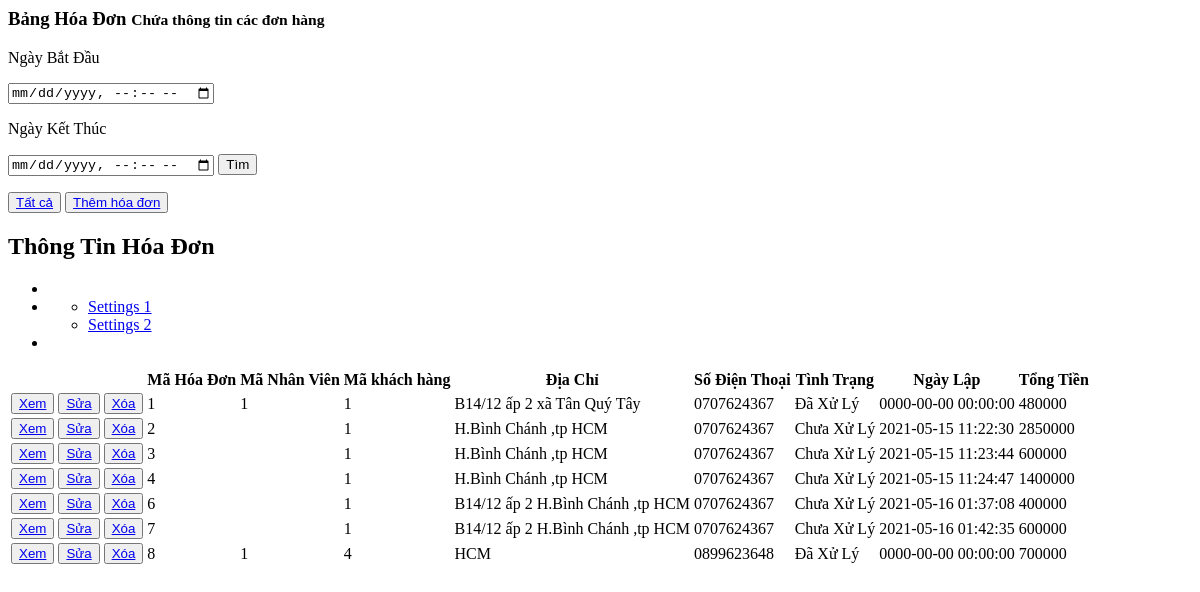
Page /admin/dashboard/manage_order.php on the earlier database version.
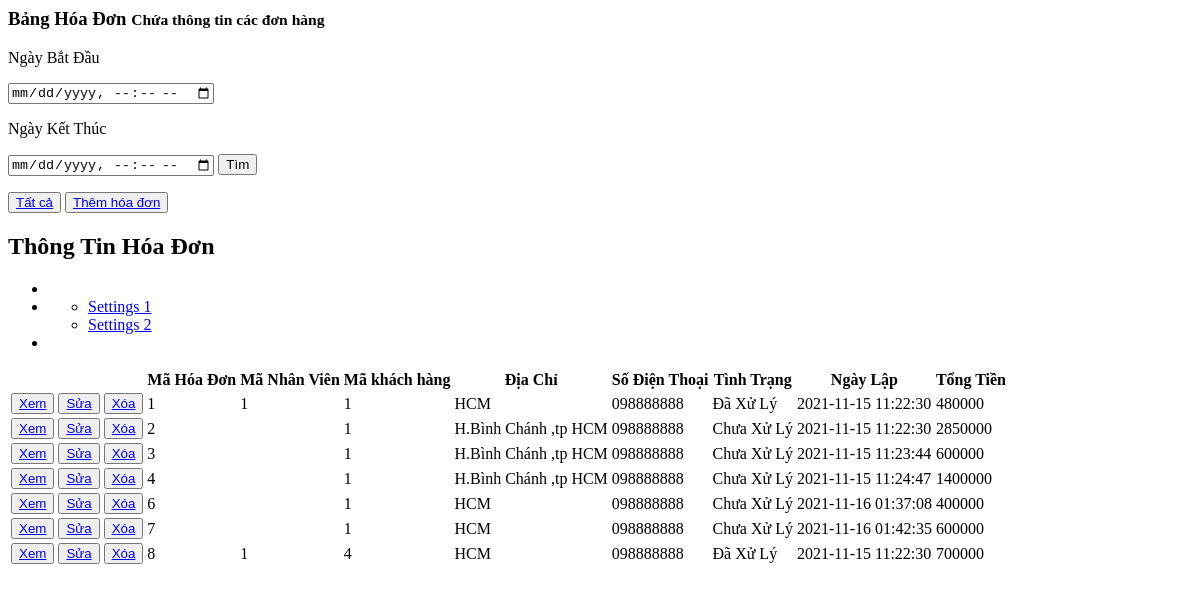
Same page on the later database version.
### tables this page shows
CREATE TABLE `hoadon` (
  `MA_HD` int(10) UNSIGNED NOT NULL,
  `MA_NV` int(10) UNSIGNED DEFAULT NULL,
  `MA_KH` int(10) UNSIGNED NOT NULL,
  `DIA_CHI` text NOT NULL,
  `SODIENTHOAI` varchar(10) NOT NULL,
  `TINH_TRANG` tinyint(1) DEFAULT NULL,
  `TONG_TIEN` float NOT NULL,
  `NGAY_LAP` datetime NOT NULL
);

### admin/dashboard/manage_order.php (the view, shortened to what the changed rows need)
<?php
    $con = mysqli_connect("localhost", "root", "", "doanweb2");
    $title_left = '<div class="title_left">
                      <h3>Bảng Hóa Đơn <small>Chứa thông tin các đơn hàng</small></h3>
                  </div>';
    $thead = '<thead>
                <tr>
                  <th></th>
                  <th>Mã Hóa Đơn<a  class="fa fa-chevron-up" aria-hidden="true" href="index.php?manage=orders&sort=up&stt=MA_HD"></a><a class="fa fa-chevron-down" aria-hidden="true" href="index.php?manage=orders&sort=down&stt=MA_HD"></a></th>
                  <th>Mã Nhân Viên<a class="fa fa-chevron-up" aria-hidden="true" href="index.php?manage=orders&sort=up&stt=MA_NV"></a><a class="fa fa-chevron-down" aria-hidden="true" href="index.php?manage=orders&sort=down&stt=MA_NV"></a></th>
                  <th>Mã khách hàng<a class="fa fa-chevron-up" aria-hidden="true" href="index.php?manage=orders&sort=up&stt=MA_KH"></a><a class="fa fa-chevron-down" aria-hidden="true" href="index.php?manage=orders&sort=down&stt=MA_KH"></a></th>
                  <th>Địa Chỉ<a class="fa fa-chevron-up" aria-hidden="true" href="index.php?manage=orders&sort=up&stt=DIA_CHI"></a><a class="fa fa-chevron-down" aria-hidden="true" href="index.php?manage=orders&sort=down&stt=DIA_CHI"></a></th>
                  <th>Số Điện Thoại<a class="fa fa-chevron-up" aria-hidden="true" href="index.php?manage=orders&sort=up&stt=SODIENTHOAI"></a><a class="fa fa-chevron-down" aria-hidden="true" href="index.php?manage=orders&sort=down&stt=SODIENTHOAI"></a></th>
                  <th>Tình Trạng<a class="fa fa-chevron-up" aria-hidden="true" href="index.php?manage=orders&sort=up&stt=TINH_TRANG"></a><a class="fa fa-chevron-down" aria-hidden="true" href="index.php?manage=orders&sort=down&stt=TINH_TRANG"></a></th>
                  <th>Ngày Lập<a class="fa fa-chevron-up" aria-hidden="true" href="index.php?manage=orders&sort=up&stt=NGAY_LAP"></a><a class="fa fa-chevron-down" aria-hidden="true" href="index.php?manage=orders&sort=down&stt=NGAY_LAP"></a></th>
                  <th>Tổng Tiền<a class="fa fa-chevron-up" aria-hidden="true" href="index.php?manage=orders&sort=up&stt=TONG_TIEN"></a><a class="fa fa-chevron-down" aria-hidden="true" href="index.php?manage=orders&sort=down&stt=TONG_TIEN"></a></th>
                </tr>
              </thead>';
    $tr='';
    if (isset($_GET['ngaybatdau']) && isset($_GET['ngayketthuc'])) {
        $Timestart = $_GET['ngaybatdau'];
        $Timesend = $_GET['ngayketthuc'];
        $sql = "SELECT * FROM hoadon WHERE NGAY_LAP BETWEEN '$Timestart' AND '$Timesend'";
        mysqli_query($con, "SET NAMES 'utf8");
        $result = mysqli_query($con, $sql);
        if ($result->num_rows > 0) {
            while ($row = $result->fetch_assoc()) {
                $trangthai = '';
                if ($row["TINH_TRANG"] == '1') {
                    $trangthai = 'Đã Xử Lý';
                } else if ($row["TINH_TRANG"] == '0') {
                    $trangthai = 'Chưa Xử Lý';
                }
                $tr .= '<tr><td>
                <button id="open-update-PN" class="btn btn-success">
                    <a href="index.php?manage=orders&chitiet=true&mahd=' . $row["MA_HD"] . '&tt='. $row["TINH_TRANG"] .'">Xem</a>
                </button>
                <button id="open-update-PN" class="btn btn-warning">
                    <a href="SuaHoaDon.php?mahd=' . $row["MA_HD"] .
                    '&manv=' . $row["MA_NV"] .
                    '&makh=' . $row["MA_KH"] .
                    '&dc=' . $row["DIA_CHI"] .
                    '&sdt=' . $row["SODIENTHOAI"] .
                    '&tt=' . $row["TINH_TRANG"] .
                    '&tien=' . $row["TONG_TIEN"] .
                    '&ngaylap=' . $row["NGAY_LAP"] .'">Sửa' .
                    '</a>
                </button>
                <button id="open-update-PN" class="btn btn-danger">
                    <a href="index.php?manage=orders&xoa=true&mahd='. $row["MA_HD"] .
                    '&tt=' . $row["TINH_TRANG"] . '">Xóa' .
                    '</a>
                </button>
                </td><td>' . $row["MA_HD"] .
                '</td><td>' . $row["MA_NV"] .
                '</td><td>' . $row["MA_KH"] .
                '</td><td>' . $row["DIA_CHI"] .
                '</td><td>' . $row["SODIENTHOAI"] .
                '</td><td>' . $trangthai .
                '</td><td>' . $row["NGAY_LAP"] .
                '</td>';
                $sum=0;
                $MAHD=$row["MA_HD"];
                $sql2 = "SELECT SUM(THANH_TIEN) AS TONG FROM chitiethoadon WHERE MA_HD='$MAHD'";
                $result2 = mysqli_query($con, $sql2);
                    if ($result2->num_rows > 0) {
                        while ($row = $result2->fetch_assoc()) {
                            $sum += $row["TONG"];
                        }
                    }
                $tr.='<td>' . $sum .
                '</td></tr>';
                $sql2="UPDATE hoadon SET TONG_TIEN ='$sum' WHERE MA_HD = '$MAHD'";
                mysqli_query($con, $sql2);
            }
        } else {
        echo "0 results";
        }
    } else if (!isset($_GET['sort']) && !isset($_GET['stt']) || isset($_GET['show'])) {
        $sql = "select * from hoadon";
        mysqli_query($con, "SET NAMES 'utf8");
        $result = mysqli_query($con, $sql);
        if ($result->num_rows > 0) {
            while ($row = $result->fetch_assoc()) {
                $trangthai = '';
                if ($row["TINH_TRANG"] == '1') {
                    $trangthai = 'Đã Xử Lý';
                } else if ($row["TINH_TRANG"] == '0') {
                    $trangthai = 'Chưa Xử Lý';
                }
                $tr .= '<tr><td>
                <button id="open-update-PN" class="btn btn-success">
                    <a href="index.php?manage=orders&chitiet=true&mahd=' . $row["MA_HD"] . '&tt='. $row["TINH_TRANG"] .'">Xem</a>
                </button>
                <button id="open-update-PN" class="btn btn-warning">
                    <a href="SuaHoaDon.php?mahd=' . $row["MA_HD"] .
                    '&manv=' . $row["MA_NV"] .
                    '&makh=' . $row["MA_KH"] .
                    '&dc=' . $row["DIA_CHI"] .
                    '&sdt=' . $row["SODIENTHOAI"] .
                    '&tt=' . $row["TINH_TRANG"] .
                    '&tien=' . $row["TONG_TIEN"] .
                    '&ngaylap=' . $row["NGAY_LAP"] .'">Sửa' .
                    '</a>
                </button>
                <button id="open-update-PN" class="btn btn-danger">
                    <a href="index.php?manage=orders&xoa=true&mahd='. $row["MA_HD"] .
                    '&tt=' . $row["TINH_TRANG"] . '">Xóa' .
                    '</a>
                </button>
                </td><td>' . $row["MA_HD"] .
                '</td><td>' . $row["MA_NV"] .
                '</td><td>' . $row["MA_KH"] .
                '</td><td>' . $row["DIA_CHI"] .
                '</td><td>' . $row["SODIENTHOAI"] .
                '</td><td>' . $trangthai .
                '</td><td>' . $row["NGAY_LAP"] .
                '</td>';
                $sum=0;
                $MAHD=$row["MA_HD"];
                $sql2 = "SELECT SUM(THANH_TIEN) AS TONG FROM chitiethoadon WHERE MA_HD='$MAHD'";
                $result2 = mysqli_query($con, $sql2);
                    if ($result2->num_rows > 0) {
                        while ($row = $result2->fetch_assoc()) {
                            $sum += $row["TONG"];
                        }
                    }
                $tr.='<td>' . $sum .
                '</td></tr>';
                $sql2="UPDATE hoadon SET TONG_TIEN ='$sum' WHERE MA_HD = '$MAHD'";
                mysqli_query($con, $sql2);
            }
        }
    }
    $page_title='<div class="page-title">'
                  .$title_left.
                  '<div class="title_right">
                      <div class="col-md-5 col-sm-5 col-xs-12 form-group pull-right top_search">
                        <div class="input-group">
                          <form action="XuLyTimKiemHoaDon.php" method="get">
                            <p>Ngày Bắt Đầu</p>
                            <input type="datetime-local" class="form-control" placeholder="yyyy-tt-mm" name="ngaybatdau">
                            <p>Ngày Kết Thúc</p>
                            <input type="datetime-local" class="form-control" placeholder="yyyy-tt-mm" name="ngayketthuc">
                            <button>Tìm</button>
                          </form>
                        </div>
                        <button><a href="index.php?manage=orders&show=all">Tất cả</a></button>
                        <button><a href="ThemHoaDon.php">Thêm hóa đơn</a></button>
                      </div>
                  </div>
                </div>';
    $row='<div class="row">
            <div class="col-md-8 col-sm-6 col-xs-12" style="width:100%">
              <div class="x_panel">
                <div class="x_title">
                  <h2>Thông Tin Hóa Đơn </h2>
                  <ul class="nav navbar-right panel_toolbox">
                    <li><a class="collapse-link"><i class="fa fa-chevron-up"></i></a>
                    </li>
                    <li class="dropdown">
                      <a href="#" class="dropdown-toggle" data-toggle="dropdown" role="button" aria-expanded="false"><i class="fa fa-wrench"></i></a>
                      <ul class="dropdown-menu" role="menu">
                        <li><a href="#">Settings 1</a>
                        </li>
                        <li><a href="#">Settings 2</a>
                        </li>
                      </ul>
                    </li>
                    <li><a class="close-link"><i class="fa fa-close"></i></a>
                    </li>
                  </ul>
                  <div class="clearfix"></div>
                </div>
                <div class="x_content">
                  <table class="table table-striped">'
                    .$thead.
                    '<tbody>'
                    .$tr.
                    '</tbody>
                  </table>
                </div>
              </div>
            </div>
          </div>';
    $div='<div class="right_col" role="main">
            <div class="">'
            .$page_title.
            '<div class="clearfix"></div>'
            .$row.'
            </div>
          </div>';
    echo  $div;
?>

Differences in the rows shown:
changed hoadon id 1: DIA_CHI "B14/12 ấp 2 xã Tân Quý Tây" → "HCM"; SODIENTHOAI "0707624367" → "098888888"; NGAY_LAP "0000-00-00 00:00:00" → "2021-11-15 11:22:30"
changed hoadon id 2: SODIENTHOAI "0707624367" → "098888888"; NGAY_LAP "2021-05-15 11:22:30" → "2021-11-15 11:22:30"
changed hoadon id 3: SODIENTHOAI "0707624367" → "098888888"; NGAY_LAP "2021-05-15 11:23:44" → "2021-11-15 11:23:44"
changed hoadon id 4: SODIENTHOAI "0707624367" → "098888888"; NGAY_LAP "2021-05-15 11:24:47" → "2021-11-15 11:24:47"
changed hoadon id 6: DIA_CHI "B14/12 ấp 2 H.Bình Chánh ,tp HCM" → "HCM"; SODIENTHOAI "0707624367" → "098888888"; NGAY_LAP "2021-05-16 01:37:08" → "2021-11-16 01:37:08"
changed hoadon id 7: DIA_CHI "B14/12 ấp 2 H.Bình Chánh ,tp HCM" → "HCM"; SODIENTHOAI "0707624367" → "098888888"; NGAY_LAP "2021-05-16 01:42:35" → "2021-11-16 01:42:35"
changed hoadon id 8: SODIENTHOAI "0899623648" → "098888888"; NGAY_LAP "0000-00-00 00:00:00" → "2021-11-15 11:22:30"
